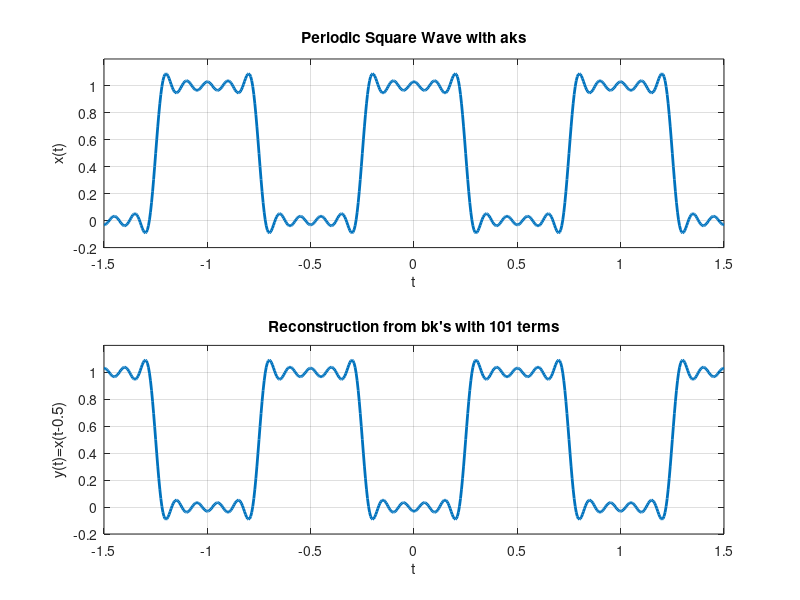

The MATLAB source for this figure:
clc; clear; close all;

% FS coefficients of periodic square waves
k = -10:10;
T1 = 0.25;  %duty cycle
T = 1;   
ak = sin(k * 2 * pi * (T1 / T)) ./ (k * pi);
ak(11) = 2 * T1 / T; % Manual correction for a0 ?> ak(51)   means k = zero undefined (NaN)
t = -1.5:0.005:1.5;

w0 = 2 * pi / T;
xt = zeros(1, length(t));

% Amount of time shift
% t0 = 0.25;
t0 = 1.5;


% FS coefficients of the time shifted signal w0 = 2*pi/T;
bk = ak .* exp(-j * k * w0 * t0);
% bk = sin(k * 2 * pi * (T1 / T)) ./ (k * pi);


%construction of original square wave
for k = -10:10
    xt = xt + ak(k + 11) * exp(j * k * w0 * t);
end

% Reconstruction from bk's with 101 terms (M=50)
yt = zeros(1, length(t));

for k = -10:10
    yt = yt + bk(k + 11) * exp(j * k * w0 * t);
end

figure(1);
subplot(2, 1, 1);
plot(t, real(xt), 'lineWidth', 2);
xlabel('t');
ylabel('x(t)');
title('Periodic Square Wave with aks');
axis([-1.5 1.5 -0.2 1.2]);
grid;
subplot(2, 1, 2);
plot(t, real(yt), 'lineWidth', 2);
xlabel('t'); ylabel('y(t)=x(t-0.5)');
title('Reconstruction from bk''s with 101 terms'); axis([-1.5 1.5 -0.2 1.2]);
grid;
